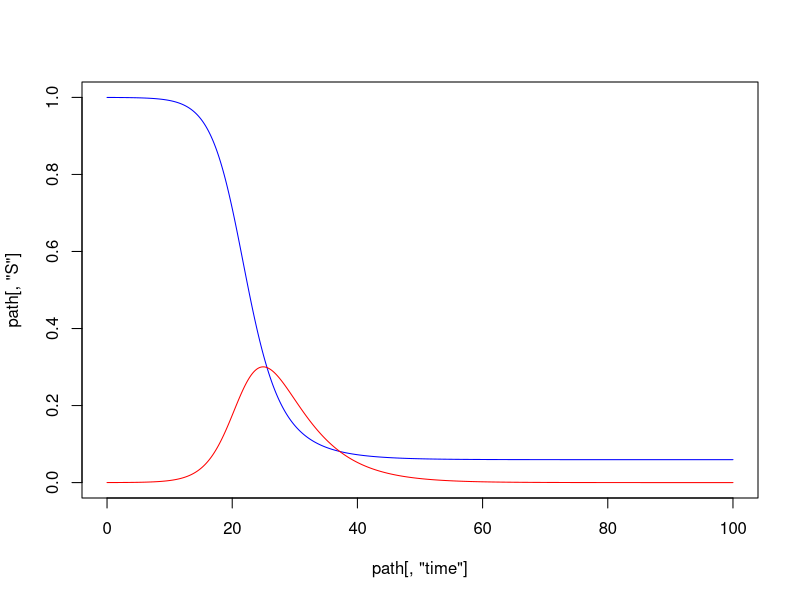
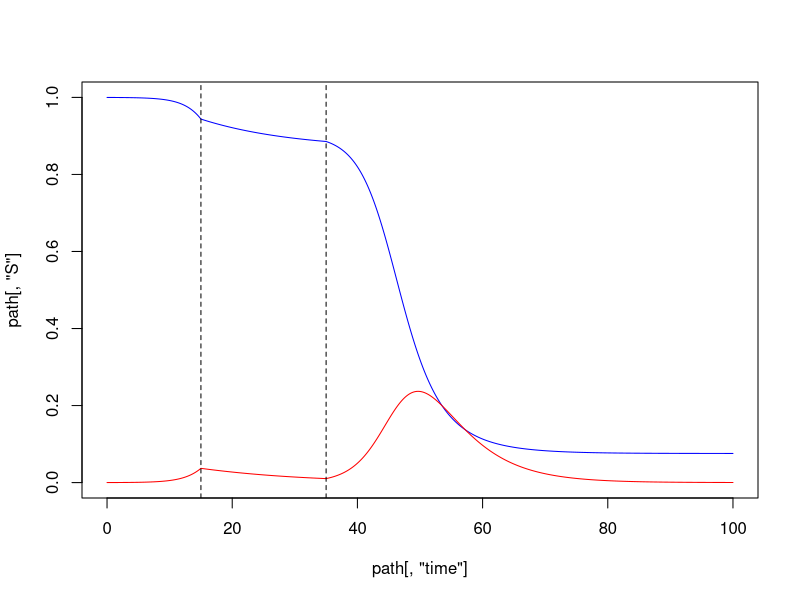
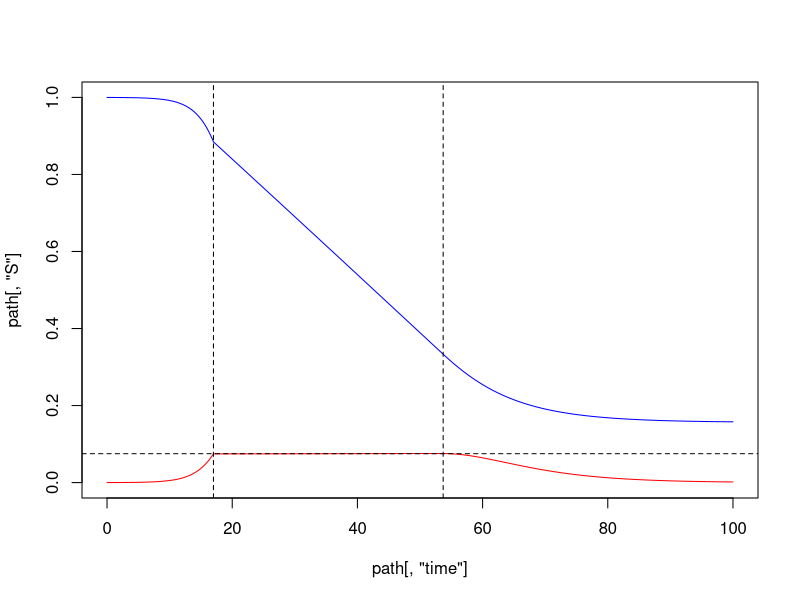

Reproduce these figures in R, in order. (Note: this script raises an error after producing the figures.)

# SIR control functions
# Lasse Leskelä 2022-02-15
#

library(deSolve)
library(stats)


# 0 Basic path characteristics

FinalState   <- function(path) { return(tail(path,1)[1,c("S","I")]) }
InitialState <- function(path) { return(path[1,c("S","I")]) }
PeakISize    <- function(path) { return(max(path[,"I"])) }
PeakITime    <- function(path) { return(unname(path[which.max(path[,"I"]),"time"])) }


# 1 ODE models

# 1.1 SIR with no control
#
# Input:
# state = (S,I)
# par = (beta,gamma)
#
SIR <- function (t, state, par) {
  with(as.list(c(state, par)), {
    dS <- -beta*S*I
    dI <- beta*S*I - gamma*I
    list(c(dS, dI))
  })
}

# 1.1.1 Example
epar <- list(beta=0.6, gamma=0.2)
init <- list(S=0.9999, I=0.0001)
dt <- epar$gamma/10
times <- seq(0,100,by=dt)
path  <- ode(c(S=init$S, I=init$I), times, SIR, epar)
plot(path[,"time"], path[,"S"], ylim=c(0,1), type="l", col="blue")
lines(path[,"time"], path[,"I"], type="l", col="red")

# 1.2 SIR with a single constant-level lockdown
# with start time "start", duration "dur", and level "lev".
#
# Input:
# state = (S,I)
# par = (beta, gammma, start, dur, lev)
#
SIR.1LD <- function (t, state, par) {
  with(as.list(c(state, par)), {
    u <- (start<t)*(t<=(start+dur))*lev
    dS <- -beta*(1-u)*S*I
    dI <- beta*(1-u)*S*I-gamma*I
    list(c(dS, dI))
  })
}

# 1.2.1 Example
epar <- list(beta=0.6, gamma=0.2)
cpar <- list(start=15, dur=20, lev=0.75)
init <- list(S=0.9999, I=0.0001)
dt <- epar$gamma/10
times <- seq(0,100,by=dt)
path <- ode(c(S=init$S, I=init$I), times, SIR.1LD, c(epar, cpar))
plot(path[,"time"], path[,"S"], ylim=c(0,1), type="l", col="blue")
lines(path[,"time"], path[,"I"], type="l", col="red")
abline(v=cpar$start,lty=2)
abline(v=cpar$start+cpar$dur,lty=2)


# 1.3 Wait-maintain-relax control
# with critical peak prevalence b, start time t1, end time t2
#
SIR.WMR <- function(t, state, par) {
  with(as.list(c(state, par)), {
    u  <- (t>t1)*(t<t2)*(1 - 1/(1+b*beta*(t2-t)))
    dS <- -(1-u)*beta*S*I
    dI <- (1-u)*beta*S*I - gamma*I
    list(c(dS, dI))
  })
}

# 1.3.1 Example
epar <- list(beta=0.6, gamma=0.2)
cpar <- list(b=0.075, t1=17.0, t2=53.7)
init <- list(S=0.9999, I=0.0001)
dt <- epar$gamma/10
times <- seq(0,100,by=dt)
path <- ode(c(S=init$S, I=init$I), times, SIR.WMR, c(epar, cpar))
plot(path[,"time"], path[,"S"], ylim=c(0,1), type="l", col="blue")
lines(path[,"time"], path[,"I"], type="l", col="red")
abline(v=cpar$t1,lty=2)
abline(v=cpar$t2,lty=2)
abline(h=cpar$b, lty=2)


# 2. Basic SIR semigroup operator
#
# Input:
# epar = (beta, gamma) Transmission parameters (as named list)
# init = (S,I)         Initial state (as named list)
# t                    Future time instant, possibly infinite
# 
# Output:
# final = (S,I)        State after t time units (as named list)
#
# Auxiliary input:
# res = Time resolution (default 10); time slots per infectious period
#
# Implementation:
# deSolve::ode() handles transforming the initial state and the output
# state from named list to named numeric vector.
#
SIR.evolve <- function (epar, init, t, res=10) {
  if (t==0) {
    return(init)
  } else if (t==Inf) {
    rho <- epar$beta/epar$gamma
    v0 <- init$S + init$I - log(init$S)/rho
    f <- function(s) { s - log(s)/rho - v0}
    S.inf <- uniroot(f, interval=c(0,1/rho) )$root
    return(list(S=S.inf, I=0))
  } else {    
    times <- seq(0,t,by=epar$gamma/res)
    path  <- ode(c(S=init$S, I=init$I), times, SIR, epar)
    final <- list(S=tail(path,1)[,"S"], I=tail(path,1)[,"I"])
  }
}



# 3 Limiting susceptible shares

# 3.1 Final susceptible share given no control
#
# Input:
# epar = (beta, gamma) Transmission parameters (as named list)
# init = (S,I)         Initial state (as named list)
# 
# Output: Final susceptible share
#
final.s <- function (epar, init) {
  output <- SIR.evolve(epar, init, Inf)$S
}

# 3.1.1 Example
epar <- list(beta=0.6, gamma=0.2)
init <- list(S=0.9999, I=0.0001)
S.Inf <- final.s(epar, init)
print(paste0("Limiting susceptible share equals ", round(S.Inf,3)))



# 3.2 Final susceptible share given 1 lockdown.
#
# Input:
# epar = (beta, gamma)      Transmission parameters (named list)
# cpar = (start, dur, lev)  Start time, duration, and level of lockdown (named list)
# init = (S,I)              Initial state (named list)
# 
# Output: Final susceptible share
#
final.s.LD1 <- function(epar, cpar, init, res=10) {
 epar.ld <- list(beta = epar$beta*(1-cpar$lev), gamma = epar$gamma)
 x0 <- init
 x1 <- SIR.evolve(epar, x0, cpar$start, res)
 x2 <- SIR.evolve(epar.ld, x1, cpar$dur, res)
 x3 <- SIR.evolve(epar, x2, Inf)
 output <- x3$S
}

# 3.1.2 Example
epar <- list(beta=0.6, gamma=0.2)
init <- list(S=0.9999, I=0.0001)
S.Inf <- final.s.LD1(epar, cpar, init)
print(paste0("Limiting susceptible share equals ", round(S.Inf,3)))



# 4 Time to herd immunity given no control
#
# Input:
# epar = (beta, gamma)      Transmission parameters (named list)
# init = (S,I)              Initial state (named list)
# 
# Output: Time to reach herd immunity
#
TimeToHerdImmunity <- function(epar, init, res=10) {
 beta  <- epar$beta
 gamma <- epar$gamma
 s0 <- init$S
 i0 <- init$I
 rho   <- beta/gamma
 dt    <- gamma/res
 t0.max <- log(rho*s0)/(beta*i0)  # Universal upper bound of uncontrolled herd immunity time
 times <- seq(0,t0.max,by=dt)
 path0 <- ode(c(S=init$S, I=init$I), times, SIR, epar)
 t.peak0 <- PeakITime(path0)
 if (t.peak0 >= t0.max) {
   print("ERROR")
   return(-1)
 }
 return(t.peak0)
}

# 4.1.1 Example
epar <- list(beta=0.6, gamma=0.2)
init <- list(S=0.9999, I=0.0001)
t.herd <- TimeToHerdImmunity(epar, init)
print(paste0("Time to herd immunity equals ", round(t.herd,3)))



# 5 Optimal start time for minimising total incidence with
# a single lockdown of duration "dur" and level "lev".
# 
# Output:
# objective = Minimum nonsusceptible share 1-S(infty)
# minimum   = Optimal start time
#
# Implementation:
# psi0() is first used to check whether the optimal start time is 0,
# as described in Bliman and Duprez 2021.
# If not, then the R optimize() is used to search for an optimum.
# This uses the "optimise" function in R "stats" package.
#
psi0 <- function(epar, init, dur, lev, res=10) {
 S0 <- init$S
 I0 <- init$I
 dt <- epar$gamma/res
 epar.ld <- list(beta=epar$beta*(1-lev), gamma=epar$gamma)
 path <- ode(c(S=S0,I=I0), times=seq(0,dur,dt), SIR, epar.ld)
 I <- path[,"I"]
 I1 <- tail(I,1)
 integral <- I1*sum(1/I)*dt # [Eq 4; Bliman Duprez 2021]
 psi0 <- -I1/I0 - lev * epar$gamma * integral + 1 
}
Optimal.start.LD1 <- function(epar, init, dur, lev, res=10) {
 psi0.val <- psi0(epar, init, dur, lev)
 if (psi0.val >= 0) {
  val <- 1 - final.s.LD1(epar, list(start=0, dur=dur, lev=lev), init, res)
  opt <- list(minimum=0, objective=val)
 } else {
  t.herd <- TimeToHerdImmunity(epar, init, res)
  f <- function (x) { 1 - final.s.LD1(epar, list(start=x, dur=dur, lev=lev), init) }
  opt <- optimize(f, lower=0, upper=t.herd) # Minimise final size 1-S(infty)
 }
 return(opt)
}

# 5.1.1 Example
epar <- list(beta=0.6, gamma=0.2)
init <- list(S=0.9999, I=0.0001)
dur <- 20
lev <- 0.75
opt <- Optimal.start.LD1(epar, init, dur, lev)
t.opt <- opt$minimum
print(paste0("Optimal start time equals ", round(t.opt,3)))
cpar <- list(start=t.opt, dur=dur, lev=lev)
S.Inf <- final.s.LD1(epar, cpar, init)
print(paste0("Limiting susceptible for optimally started lockdown share equals ", round(S.Inf,3)))
